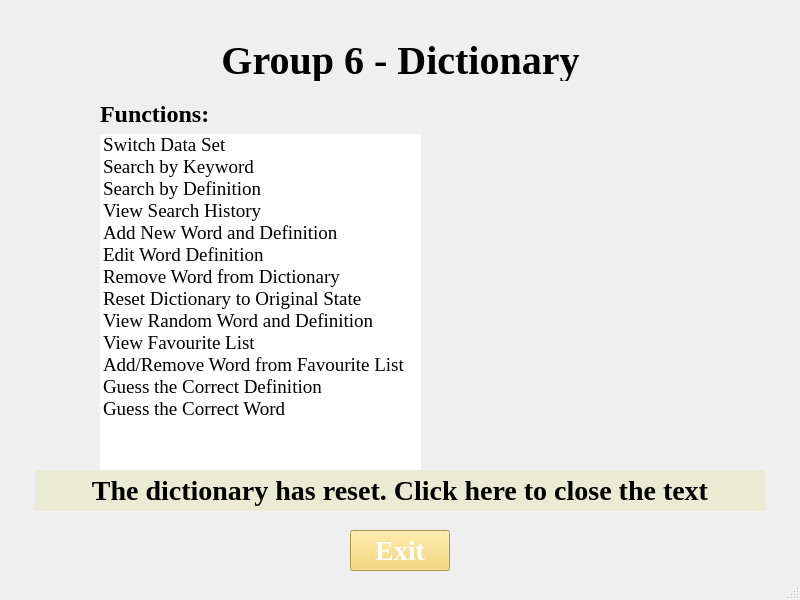
<?xml version="1.0" encoding="UTF-8"?>
<ui version="4.0">
 <class>MainWindow</class>
 <widget class="QMainWindow" name="MainWindow">
  <property name="geometry">
   <rect>
    <x>0</x>
    <y>0</y>
    <width>800</width>
    <height>600</height>
   </rect>
  </property>
  <property name="sizePolicy">
   <sizepolicy hsizetype="Ignored" vsizetype="Preferred">
    <horstretch>0</horstretch>
    <verstretch>0</verstretch>
   </sizepolicy>
  </property>
  <property name="minimumSize">
   <size>
    <width>800</width>
    <height>600</height>
   </size>
  </property>
  <property name="windowTitle">
   <string>CS163 - Dictionary</string>
  </property>
  <widget class="QWidget" name="centralwidget">
   <widget class="QLabel" name="label">
    <property name="geometry">
     <rect>
      <x>0</x>
      <y>40</y>
      <width>801</width>
      <height>41</height>
     </rect>
    </property>
    <property name="font">
     <font>
      <family>Times New Roman</family>
      <pointsize>30</pointsize>
      <bold>true</bold>
     </font>
    </property>
    <property name="text">
     <string>Group 6 - Dictionary</string>
    </property>
    <property name="alignment">
     <set>Qt::AlignCenter</set>
    </property>
    <property name="wordWrap">
     <bool>false</bool>
    </property>
   </widget>
   <widget class="QLabel" name="label_3">
    <property name="geometry">
     <rect>
      <x>400</x>
      <y>130</y>
      <width>311</width>
      <height>341</height>
     </rect>
    </property>
    <property name="font">
     <font>
      <family>Times New Roman</family>
     </font>
    </property>
    <property name="text">
     <string/>
    </property>
    <property name="pixmap">
     <pixmap resource="resources.qrc">:/resources/dictionary-removebg-preview.png</pixmap>
    </property>
   </widget>
   <widget class="QPushButton" name="pushButton">
    <property name="geometry">
     <rect>
      <x>350</x>
      <y>530</y>
      <width>100</width>
      <height>41</height>
     </rect>
    </property>
    <property name="font">
     <font>
      <family>Times New Roman</family>
      <pointsize>21</pointsize>
      <bold>true</bold>
     </font>
    </property>
    <property name="styleSheet">
     <string notr="true">background-color: #f4d35e; color: white;</string>
    </property>
    <property name="text">
     <string>Exit</string>
    </property>
   </widget>
   <widget class="QWidget" name="layoutWidget">
    <property name="geometry">
     <rect>
      <x>100</x>
      <y>100</y>
      <width>321</width>
      <height>391</height>
     </rect>
    </property>
    <property name="font">
     <font>
      <family>Times New Roman</family>
     </font>
    </property>
    <layout class="QVBoxLayout" name="verticalLayout">
     <item>
      <widget class="QLabel" name="label_2">
       <property name="font">
        <font>
         <family>Times New Roman</family>
         <pointsize>18</pointsize>
         <bold>true</bold>
        </font>
       </property>
       <property name="text">
        <string>Functions:</string>
       </property>
       <property name="alignment">
        <set>Qt::AlignLeading|Qt::AlignLeft|Qt::AlignVCenter</set>
       </property>
       <property name="wordWrap">
        <bool>false</bool>
       </property>
      </widget>
     </item>
     <item>
      <widget class="QListWidget" name="listWidget">
       <property name="font">
        <font>
         <family>Times New Roman</family>
         <pointsize>14</pointsize>
        </font>
       </property>
       <property name="styleSheet">
        <string notr="true">QListWidget {
    border: none;
}
</string>
       </property>
       <item>
        <property name="text">
         <string>Switch Data Set</string>
        </property>
       </item>
       <item>
        <property name="text">
         <string>Search by Keyword</string>
        </property>
       </item>
       <item>
        <property name="text">
         <string>Search by Definition</string>
        </property>
       </item>
       <item>
        <property name="text">
         <string>View Search History</string>
        </property>
       </item>
       <item>
        <property name="text">
         <string>Add New Word and Definition</string>
        </property>
       </item>
       <item>
        <property name="text">
         <string>Edit Word Definition</string>
        </property>
       </item>
       <item>
        <property name="text">
         <string>Remove Word from Dictionary</string>
        </property>
       </item>
       <item>
        <property name="text">
         <string>Reset Dictionary to Original State</string>
        </property>
       </item>
       <item>
        <property name="text">
         <string>View Random Word and Definition</string>
        </property>
       </item>
       <item>
        <property name="text">
         <string>View Favourite List</string>
        </property>
       </item>
       <item>
        <property name="text">
         <string>Add/Remove Word from Favourite List</string>
        </property>
       </item>
       <item>
        <property name="text">
         <string>Guess the Correct Definition</string>
        </property>
       </item>
       <item>
        <property name="text">
         <string>Guess the Correct Word</string>
        </property>
       </item>
      </widget>
     </item>
    </layout>
   </widget>
   <widget class="QPushButton" name="resetButton">
    <property name="geometry">
     <rect>
      <x>35</x>
      <y>470</y>
      <width>730</width>
      <height>41</height>
     </rect>
    </property>
    <property name="font">
     <font>
      <family>Times New Roman</family>
      <pointsize>21</pointsize>
      <bold>true</bold>
     </font>
    </property>
    <property name="styleSheet">
     <string notr="true">background-color: #ebebd3; color: black; border: none;</string>
    </property>
    <property name="text">
     <string>The dictionary has reset. Click here to close the text</string>
    </property>
   </widget>
  </widget>
  <widget class="QMenuBar" name="menubar">
   <property name="geometry">
    <rect>
     <x>0</x>
     <y>0</y>
     <width>800</width>
     <height>22</height>
    </rect>
   </property>
  </widget>
  <widget class="QStatusBar" name="statusbar"/>
 </widget>
 <resources>
  <include location="resources.qrc"/>
 </resources>
 <connections/>
</ui>
